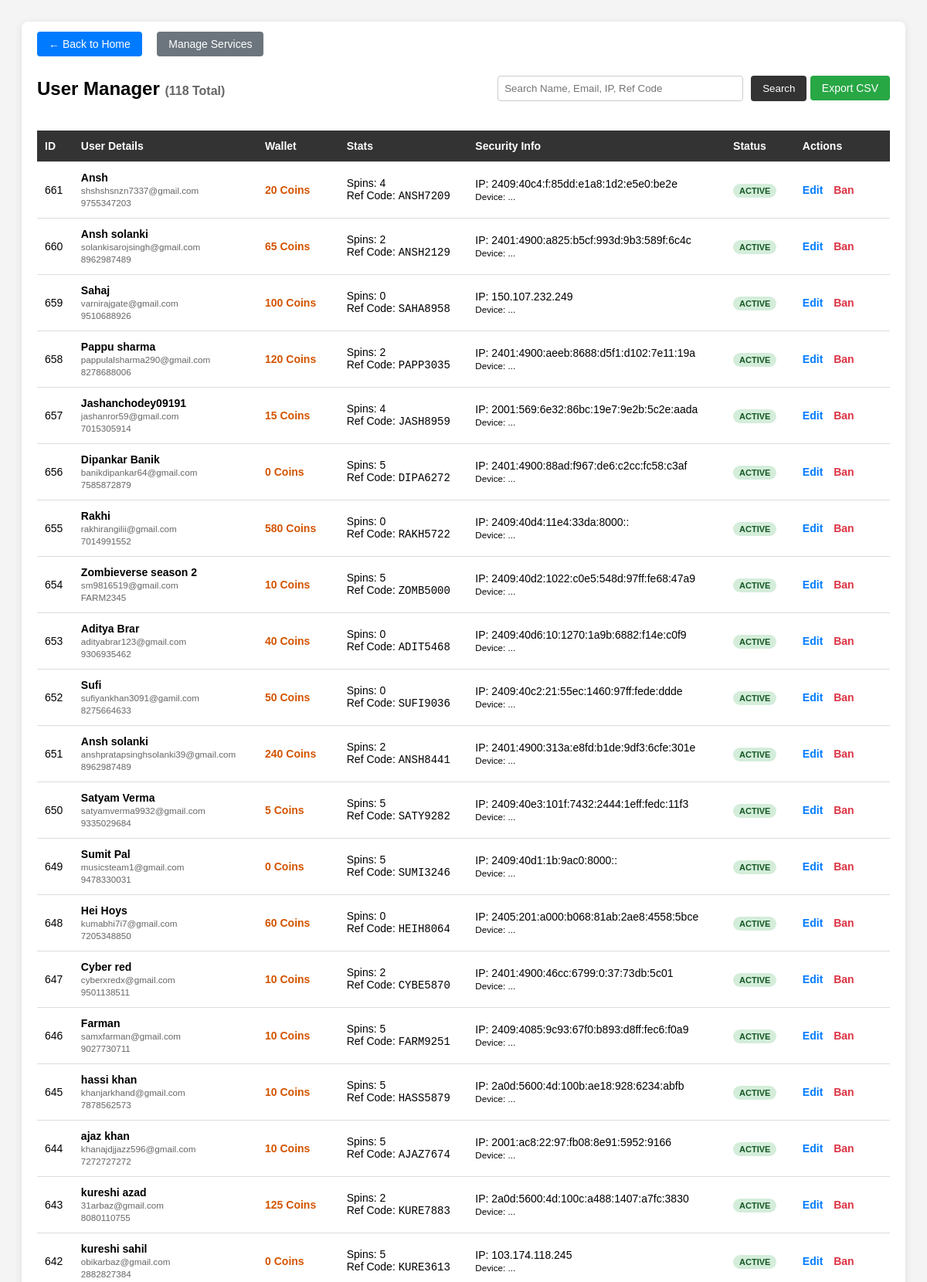
/admin/users.php (upper part), run on the app's committed database.
### tables this page shows
CREATE TABLE `users` (
  `id` int(11) NOT NULL,
  `name` varchar(100) NOT NULL,
  `whatsapp` varchar(20) NOT NULL,
  `email` varchar(100) NOT NULL,
  `password` varchar(255) NOT NULL,
  `coins` int(11) DEFAULT 0,
  `referral_code` varchar(20) NOT NULL,
  `referred_by` int(11) DEFAULT NULL,
  `created_at` timestamp NOT NULL DEFAULT current_timestamp(),
  `spins_left` int(11) DEFAULT 5,
  `last_spin_time` datetime DEFAULT NULL,
  `ip_address` varchar(45) DEFAULT NULL,
  `device_fingerprint` varchar(100) DEFAULT NULL,
  `is_banned` tinyint(1) DEFAULT 0,
  `last_checkin` date DEFAULT NULL
);

### admin/users.php (the view, shortened to what this page needs)
<?php
require_once '../config/db.php';
$limit = 100;
$page = isset($_GET['page']) ? max(1, intval($_GET['page'])) : 1;
$offset = ($page - 1) * $limit;
$search = isset($_GET['search']) ? trim($_GET['search']) : '';
$where_clause = "";
$params = [];
$sql = "SELECT * FROM users $where_clause ORDER BY id DESC LIMIT $limit OFFSET $offset";
$stmt = $pdo->prepare($sql);
$stmt->execute($params);
$users = $stmt->fetchAll();
$countSql = "SELECT COUNT(*) FROM users $where_clause";
$countStmt = $pdo->prepare($countSql);
$countStmt->execute($params);
$total_rows = $countStmt->fetchColumn();
?>
<!DOCTYPE html>
<html>
<head>
</head>
<body>
<div class="container">
    <div style="margin-bottom: 15px;">
        <a href="../index.php" class="btn-back">&larr; Back to Home</a>
        <a href="import_services.php" class="btn-back" style="background:#6c757d;">Manage Services</a>
    </div>
    <div class="top-bar">
        <h2>User Manager <span style="font-size:16px; color:#666;">(<?php echo $total_rows; ?> Total)</span></h2>
        <div class="search-box">
            <form method="GET" style="display:inline-flex; gap:10px;">
                <input type="text" name="search" placeholder="Search Name, Email, IP, Ref Code" value="<?php echo htmlspecialchars($search); ?>">
                <button type="submit">Search</button>
            </form>
            <a href="?export=csv&search=<?php echo htmlspecialchars($search); ?>" class="btn-export">Export CSV</a>
        </div>
    </div>
    <table>
        <thead>
            <tr>
                <th>ID</th>
                <th>User Details</th>
                <th>Wallet</th>
                <th>Stats</th>
                <th>Security Info</th>
                <th>Status</th>
                <th>Actions</th>
            </tr>
        </thead>
        <tbody>
            <?php foreach ($users as $u): ?>
            <tr class="<?php echo $u['is_banned'] ? 'banned-row' : ''; ?>">
                <td><?php echo $u['id']; ?></td>
                <td>
                    <strong><?php echo htmlspecialchars($u['name']); ?></strong><br>
                    <small style="color:#666;"><?php echo htmlspecialchars($u['email']); ?></small><br>
                    <small style="color:#666;"><?php echo htmlspecialchars($u['whatsapp']); ?></small>
                </td>
                <td>
                    <span style="color: #d35400; font-weight:bold;"><?php echo number_format($u['coins']); ?> Coins</span>
                </td>
                <td>
                    Spins: <?php echo $u['spins_left']; ?><br>
                    Ref Code: <code><?php echo $u['referral_code']; ?></code>
                </td>
                <td>
                    IP: <?php echo $u['ip_address']; ?><br>
                    <small title="<?php echo $u['device_fingerprint']; ?>">
                        Device: <?php echo substr($u['device_fingerprint'] ?? '', 0, 10); ?>...
                    </small>
                </td>
                <td>
                    <?php if($u['is_banned']): ?>
                        <span class="badge badge-red">BANNED</span>
                    <?php else: ?>
                        <span class="badge badge-green">ACTIVE</span>
                    <?php endif; ?>
                </td>
                <td class="actions">
                    <a href="edit_user.php?id=<?php echo $u['id']; ?>" class="edit-btn">Edit</a>
                    <?php if($u['is_banned']): ?>
                        <a href="ban_user.php?id=<?php echo $u['id']; ?>&action=unban" class="unban-btn" onclick="return confirm('Unban this user?');">Unban</a>
                    <?php else: ?>
                        <a href="ban_user.php?id=<?php echo $u['id']; ?>&action=ban" class="ban-btn" onclick="return confirm('Ban this user?');">Ban</a>
                    <?php endif; ?>
                </td>
            </tr>
            <?php endforeach; ?>
        </tbody>
    </table>
</div>
</body>
</html>

### admin/users.php (style rules this page uses)
body { font-family: sans-serif; background: #f4f4f4; padding: 20px; }
.container { max-width: 1400px; margin: 0 auto; background: white; padding: 20px; border-radius: 8px; box-shadow: 0 2px 10px rgba(0,0,0,0.1); }
.top-bar { display: flex; justify-content: space-between; align-items: center; margin-bottom: 20px; }
.search-box input { padding: 8px; width: 300px; border: 1px solid #ccc; border-radius: 4px; }
.search-box button { padding: 8px 15px; background: #333; color: white; border: none; border-radius: 4px; cursor: pointer; }
.btn-export { background: #28a745; color: white; padding: 8px 15px; text-decoration: none; border-radius: 4px; font-size: 14px; }
.btn-back { background: #007bff; color: white; padding: 8px 15px; text-decoration: none; border-radius: 4px; font-size: 14px; margin-right: 15px; }
table { width: 100%; border-collapse: collapse; font-size: 14px; }
th, td { padding: 12px 10px; border-bottom: 1px solid #ddd; text-align: left; }
th { background: #333; color: white; }
.badge { padding: 3px 8px; border-radius: 12px; font-size: 11px; font-weight: bold; }
.badge-green { background: #d4edda; color: #155724; }
.actions a { text-decoration: none; margin-right: 10px; font-weight: bold; }
.edit-btn { color: #007bff; }
.ban-btn { color: #dc3545; }

### data on the page
users: id "661", name "Ansh", email "shshshsnzn7337@gmail.com", whatsapp "9755347203", coins "20", spins_left "4", referral_code "ANSH7209", ip_address "2409:40c4:f:85dd:e1a8:1d2:e5e0:be2e", is_banned "ACTIVE"
users: id "660", name "Ansh solanki", email "solankisarojsingh@gmail.com", whatsapp "8962987489", coins "65", spins_left "2", referral_code "ANSH2129", ip_address "2401:4900:a825:b5cf:993d:9b3:589f:6c4c", is_banned "ACTIVE"
users: id "659", name "Sahaj", email "varnirajgate@gmail.com", whatsapp "9510688926", coins "100", spins_left "0", referral_code "SAHA8958", ip_address "150.107.232.249", is_banned "ACTIVE"
users: id "658", name "Pappu sharma", email "pappulalsharma290@gmail.com", whatsapp "8278688006", coins "120", spins_left "2", referral_code "PAPP3035", ip_address "2401:4900:aeeb:8688:d5f1:d102:7e11:19a", is_banned "ACTIVE"
users: id "657", name "Jashanchodey09191", email "jashanror59@gmail.com", whatsapp "7015305914", coins "15", spins_left "4", referral_code "JASH8959", ip_address "2001:569:6e32:86bc:19e7:9e2b:5c2e:aada", is_banned "ACTIVE"
users: id "656", name "Dipankar Banik", email "banikdipankar64@gmail.com", whatsapp "7585872879", coins "0", spins_left "5", referral_code "DIPA6272", ip_address "2401:4900:88ad:f967:de6:c2cc:fc58:c3af", is_banned "ACTIVE"
users: id "655", name "Rakhi", email "rakhirangilii@gmail.com", whatsapp "7014991552", coins "580", spins_left "0", referral_code "RAKH5722", ip_address "2409:40d4:11e4:33da:8000::", is_banned "ACTIVE"
users: id "654", name "Zombieverse season 2", email "sm9816519@gmail.com", whatsapp "FARM2345", coins "10", spins_left "5", referral_code "ZOMB5000", ip_address "2409:40d2:1022:c0e5:548d:97ff:fe68:47a9", is_banned "ACTIVE"
users: id "653", name "Aditya Brar", email "adityabrar123@gmail.com", whatsapp "9306935462", coins "40", spins_left "0", referral_code "ADIT5468", ip_address "2409:40d6:10:1270:1a9b:6882:f14e:c0f9", is_banned "ACTIVE"
users: id "652", name "Sufi", email "sufiyankhan3091@gamil.com", whatsapp "8275664633", coins "50", spins_left "0", referral_code "SUFI9036", ip_address "2409:40c2:21:55ec:1460:97ff:fede:ddde", is_banned "ACTIVE"
users: id "651", name "Ansh solanki", email "anshpratapsinghsolanki39@gmail.com", whatsapp "8962987489", coins "240", spins_left "2", referral_code "ANSH8441", ip_address "2401:4900:313a:e8fd:b1de:9df3:6cfe:301e", is_banned "ACTIVE"
users: id "650", name "Satyam Verma", email "satyamverma9932@gmail.com", whatsapp "9335029684", coins "5", spins_left "5", referral_code "SATY9282", ip_address "2409:40e3:101f:7432:2444:1eff:fedc:11f3", is_banned "ACTIVE"
users: id "649", name "Sumit Pal", email "musicsteam1@gmail.com", whatsapp "9478330031", coins "0", spins_left "5", referral_code "SUMI3246", ip_address "2409:40d1:1b:9ac0:8000::", is_banned "ACTIVE"
users: id "648", name "Hei Hoys", email "kumabhi7i7@gmail.com", whatsapp "7205348850", coins "60", spins_left "0", referral_code "HEIH8064", ip_address "2405:201:a000:b068:81ab:2ae8:4558:5bce", is_banned "ACTIVE"
users: id "647", name "Cyber red", email "cyberxredx@gmail.com", whatsapp "9501138511", coins "10", spins_left "2", referral_code "CYBE5870", ip_address "2401:4900:46cc:6799:0:37:73db:5c01", is_banned "ACTIVE"
users: id "646", name "Farman", email "samxfarman@gmail.com", whatsapp "9027730711", coins "10", spins_left "5", referral_code "FARM9251", ip_address "2409:4085:9c93:67f0:b893:d8ff:fec6:f0a9", is_banned "ACTIVE"
users: id "645", name "hassi khan", email "khanjarkhand@gmail.com", whatsapp "7878562573", coins "10", spins_left "5", referral_code "HASS5879", ip_address "2a0d:5600:4d:100b:ae18:928:6234:abfb", is_banned "ACTIVE"
users: id "644", name "ajaz khan", email "khanajdjjazz596@gmail.com", whatsapp "7272727272", coins "10", spins_left "5", referral_code "AJAZ7674", ip_address "2001:ac8:22:97:fb08:8e91:5952:9166", is_banned "ACTIVE"
users: id "643", name "kureshi azad", email "31arbaz@gmail.com", whatsapp "8080110755", coins "125", spins_left "2", referral_code "KURE7883", ip_address "2a0d:5600:4d:100c:a488:1407:a7fc:3830", is_banned "ACTIVE"
users: id "642", name "kureshi sahil", email "obikarbaz@gmail.com", whatsapp "2882827384", coins "0", spins_left "5", referral_code "KURE3613", ip_address "103.174.118.245", is_banned "ACTIVE"

### other printed values
$total_rows "118"
